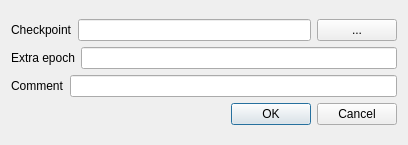
<?xml version="1.0" encoding="UTF-8"?>
<ui version="4.0">
 <class>Dialog</class>
 <widget class="QDialog" name="Dialog">
  <property name="geometry">
   <rect>
    <x>0</x>
    <y>0</y>
    <width>408</width>
    <height>145</height>
   </rect>
  </property>
  <property name="windowTitle">
   <string>Dialog</string>
  </property>
  <layout class="QGridLayout" name="gridLayout">
   <item row="0" column="0">
    <layout class="QVBoxLayout" name="verticalLayout">
     <property name="sizeConstraint">
      <enum>QLayout::SetMinimumSize</enum>
     </property>
     <item>
      <layout class="QHBoxLayout" name="horizontalLayout">
       <item>
        <widget class="QLabel" name="ckptLabel">
         <property name="text">
          <string>Checkpoint</string>
         </property>
        </widget>
       </item>
       <item>
        <widget class="QLineEdit" name="ckptLine"/>
       </item>
       <item>
        <widget class="QPushButton" name="ckptButton">
         <property name="text">
          <string>...</string>
         </property>
        </widget>
       </item>
      </layout>
     </item>
     <item>
      <layout class="QHBoxLayout" name="horizontalLayout_2">
       <item>
        <widget class="QLabel" name="epochLabel">
         <property name="text">
          <string>Extra epoch</string>
         </property>
        </widget>
       </item>
       <item>
        <widget class="QLineEdit" name="epochLine">
         <property name="sizePolicy">
          <sizepolicy hsizetype="Expanding" vsizetype="Fixed">
           <horstretch>0</horstretch>
           <verstretch>0</verstretch>
          </sizepolicy>
         </property>
        </widget>
       </item>
      </layout>
     </item>
     <item>
      <layout class="QHBoxLayout" name="horizontalLayout_3">
       <item>
        <widget class="QLabel" name="commentLabel">
         <property name="text">
          <string>Comment</string>
         </property>
        </widget>
       </item>
       <item>
        <widget class="QLineEdit" name="commentLine"/>
       </item>
      </layout>
     </item>
     <item>
      <widget class="QDialogButtonBox" name="buttonBox">
       <property name="orientation">
        <enum>Qt::Horizontal</enum>
       </property>
       <property name="standardButtons">
        <set>QDialogButtonBox::Cancel|QDialogButtonBox::Ok</set>
       </property>
      </widget>
     </item>
    </layout>
   </item>
  </layout>
 </widget>
 <resources/>
 <connections>
  <connection>
   <sender>buttonBox</sender>
   <signal>accepted()</signal>
   <receiver>Dialog</receiver>
   <slot>accept()</slot>
   <hints>
    <hint type="sourcelabel">
     <x>248</x>
     <y>254</y>
    </hint>
    <hint type="destinationlabel">
     <x>157</x>
     <y>274</y>
    </hint>
   </hints>
  </connection>
  <connection>
   <sender>buttonBox</sender>
   <signal>rejected()</signal>
   <receiver>Dialog</receiver>
   <slot>reject()</slot>
   <hints>
    <hint type="sourcelabel">
     <x>316</x>
     <y>260</y>
    </hint>
    <hint type="destinationlabel">
     <x>286</x>
     <y>274</y>
    </hint>
   </hints>
  </connection>
 </connections>
</ui>
